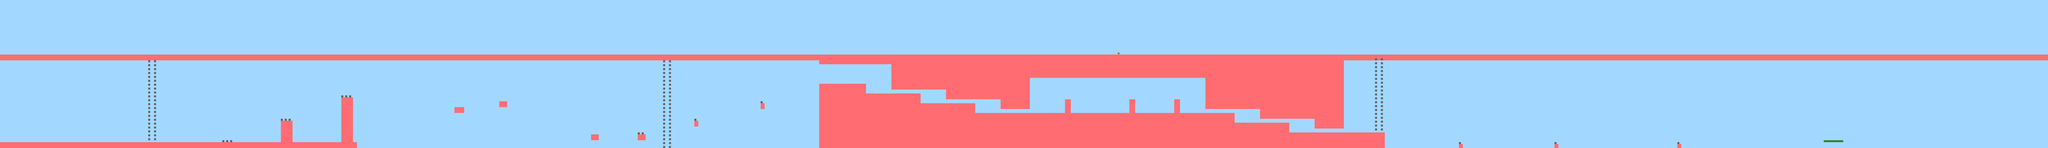

A level layout from a 2D game, rendered from its tile map. Below: a short description, then the map file with tile-grid data replaced by summaries:
An orthogonal 1050x76 tile map with 16x16 px tiles, 6 tile layers (Background, Platforms, PlatformCollision, ObstacleCollision, ...).

<map version="1.0" tiledversion="1.0.3" orientation="orthogonal" renderorder="right-down" width="1050" height="76" tilewidth="16" tileheight="16" nextobjectid="1">
 <tileset firstgid="1" name="tileset" tilewidth="16" tileheight="16" tilecount="60" columns="10">
  <image source="tileset.png" width="160" height="96" />
 </tileset>
 <layer name="Background" width="1050" height="76">
  <data>[79800 cells, 79800 non-empty, 1 distinct tile ids]</data>
 </layer>
 <layer name="Platforms" width="1050" height="76">
  <data>[79800 cells, 13691 non-empty, 16 distinct tile ids]</data>
 </layer>
 <layer name="PlatformCollision" width="1050" height="76">
  <data>[79800 cells, 13715 non-empty, 1 distinct tile ids]</data>
 </layer>
 <layer name="ObstacleCollision" width="1050" height="76">
  <data>[79800 cells, 0 non-empty, 0 distinct tile ids]</data>
 </layer>
 <layer name="FinishLine" width="1050" height="76">
  <data>[79800 cells, 10 non-empty, 1 distinct tile ids]</data>
 </layer>
 <layer name="Sprites" width="1050" height="76">
  <data>[79800 cells, 142 non-empty, 2 distinct tile ids]</data>
 </layer>
</map>
